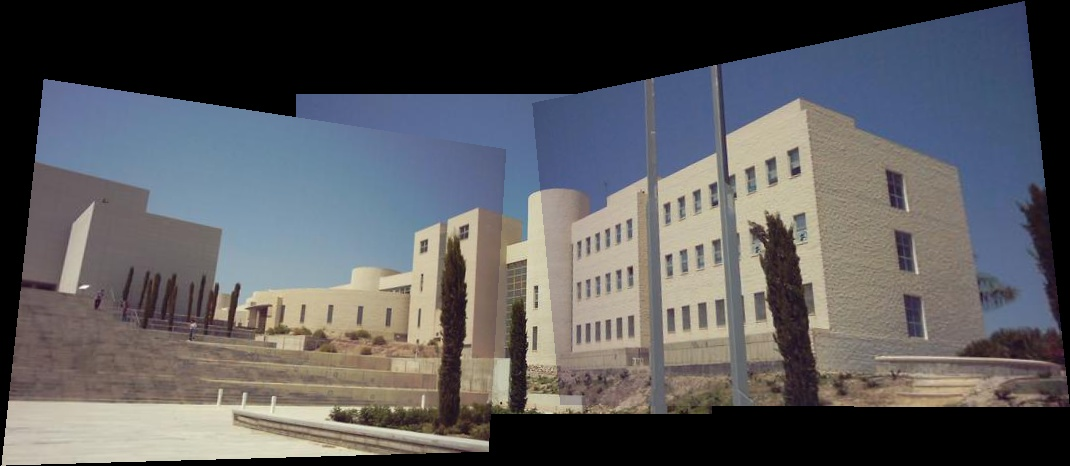
#> input picture practica/opcionales/panorama_manual.jpg, 1070 x 466 px; its folder holds 3 pictures in this run
$ python opc6_mosaico.py --dir .
#> lines starting #> are read from the running program, lines starting #| are printed output that depends on the picture
#!/usr/bin/env python

# Opcional 6: Mosaico Automático con Homografías
# Crea automáticamente un panorama a partir de imágenes en una carpeta.
# No se asume ningún orden. Compara el resultado con cv.Stitcher.

import cv2 as cv
import numpy as np
import os
import argparse
from itertools import combinations

def encontrar_correspondencias(img1_gray, img2_gray, min_matches=10):
    """
    Encuentra correspondencias entre dos imágenes usando SIFT + Ratio Test.
    Devuelve (kp1, kp2, good_matches) o None si no hay suficientes.
    """
    sift = cv.SIFT_create(nfeatures=2000)
    kp1, des1 = sift.detectAndCompute(img1_gray, None)
    kp2, des2 = sift.detectAndCompute(img2_gray, None)

    if des1 is None or des2 is None or len(des1) < 2 or len(des2) < 2:
        return None

    bf = cv.BFMatcher()
    matches = bf.knnMatch(des1, des2, k=2)

    # Ratio test de Lowe
    good = [m for m, n in matches if m.distance < 0.75 * n.distance]

    if len(good) < min_matches:
        return None

    return kp1, kp2, good


def calcular_homografia(kp1, kp2, matches):
    """
    Calcula la homografía entre dos conjuntos de puntos usando RANSAC.
    """
    src_pts = np.float32([kp1[m.queryIdx].pt for m in matches]).reshape(-1, 1, 2)
    dst_pts = np.float32([kp2[m.trainIdx].pt for m in matches]).reshape(-1, 1, 2)
    H, mask = cv.findHomography(src_pts, dst_pts, cv.RANSAC, 5.0)
    return H, mask


def crear_mosaico_manual(imagenes):
    """
    Crea un mosaico proyectando todas las imágenes al espacio de la imagen central.
    Construye un grafo de solapamientos y une las imágenes usando sus homografías.
    """
    n = len(imagenes)
    if n == 0:
        return None

    # Convertir a gris para las correspondencias
    grises = [cv.cvtColor(img, cv.COLOR_BGR2GRAY) for img in imagenes]

    # Construir grafo de homografías entre pares de imágenes que solapan
    # Clave: (i, j) -> H que lleva de img_i a img_j
    grafo_H = {}
    print("Buscando correspondencias entre pares de imágenes...")
    for i, j in combinations(range(n), 2):
        res = encontrar_correspondencias(grises[i], grises[j])
        if res is not None:
            kp1, kp2, good = res
            H, mask = calcular_homografia(kp1, kp2, good)
            if H is not None:
                grafo_H[(i, j)] = H
                grafo_H[(j, i)] = np.linalg.inv(H)
                print(f"  Solapamiento encontrado: img{i} <-> img{j} ({len(good)} matches)")

    if not grafo_H:
        print("No se encontraron solapamientos entre ningún par de imágenes.")
        return None

    # Usar la imagen central como referencia (índice n//2)
    ref = n // 2

    # BFS para calcular la homografía acumulada de cada imagen a la referencia
    H_global = {ref: np.eye(3)}
    visitados = {ref}
    cola = [ref]
    while cola:
        actual = cola.pop(0)
        for (i, j), H in grafo_H.items():
            if i == actual and j not in visitados:
                H_global[j] = H_global[actual] @ H
                visitados.add(j)
                cola.append(j)

    if len(H_global) < n:
        print(f"Advertencia: Solo se pudieron conectar {len(H_global)}/{n} imágenes.")

    # Estimar dimensiones del mosaico proyectando esquinas de cada imagen
    h_ref, w_ref = imagenes[ref].shape[:2]
    all_corners = []
    for idx, H in H_global.items():
        h, w = imagenes[idx].shape[:2]
        corners = np.float32([[0, 0], [w, 0], [w, h], [0, h]]).reshape(-1, 1, 2)
        corners_warp = cv.perspectiveTransform(corners, np.linalg.inv(H))
        all_corners.append(corners_warp.reshape(-1, 2))

    all_corners = np.vstack(all_corners)
    x_min, y_min = np.floor(all_corners.min(axis=0)).astype(int)
    x_max, y_max = np.ceil(all_corners.max(axis=0)).astype(int)

    # Offset para que todo quede en coordenadas positivas
    offset = np.array([[1, 0, -x_min],
                       [0, 1, -y_min],
                       [0, 0, 1]], dtype=np.float64)

    mosaic_w = x_max - x_min
    mosaic_h = y_max - y_min

    # Limitar el tamaño para no matar la memoria RAM
    scale = min(1.0, 4000 / max(mosaic_w, mosaic_h))
    mosaic_w = int(mosaic_w * scale)
    mosaic_h = int(mosaic_h * scale)

    mosaico = np.zeros((mosaic_h, mosaic_w, 3), dtype=np.uint8)

    # Proyectar cada imagen al mosaico (la de referencia al final para que quede nítida)
    orden = sorted(H_global.keys(), key=lambda x: x != ref)
    for idx in orden:
        H_final = offset @ np.linalg.inv(H_global[idx])
        # Escalar si hicimos resize
        if scale < 1.0:
            S = np.diag([scale, scale, 1.0])
            H_final = S @ H_final
        cv.warpPerspective(imagenes[idx], H_final, (mosaic_w, mosaic_h),
                           dst=mosaico, borderMode=cv.BORDER_TRANSPARENT)

    return mosaico


def main():
    parser = argparse.ArgumentParser(description="Mosaico automático con homografías")
    parser.add_argument('--dir', type=str, required=True, help="Directorio con las imágenes")
    parser.add_argument('--out', type=str, default="mosaico_resultado.jpg", help="Nombre del archivo de salida")
    args = parser.parse_args()

    # Cargar imágenes
    extensions = ('.jpg', '.jpeg', '.png', '.bmp', '.tiff')
    archivos = sorted([f for f in os.listdir(args.dir) if f.lower().endswith(extensions)])

    if len(archivos) < 2:
        print("Se necesitan al menos 2 imágenes en el directorio.")
        return

    print(f"Cargando {len(archivos)} imágenes de '{args.dir}'...")
    imagenes = []
    for f in archivos:
        img = cv.imread(os.path.join(args.dir, f))
#> img is the input picture: shape (466, 1070, 3); mean B, G, R 92.7, 90.3, 90.6
        if img is not None:
            # Reducir para acelerar el proceso
            h, w = img.shape[:2]
#> h = 466; w = 1070
            if w > 1200:
                img = cv.resize(img, (1200, int(h * 1200 / w)))
            imagenes.append(img)

    print(f"Imágenes cargadas: {len(imagenes)}")
#| Imágenes cargadas: 3

    print("\n[1/2] Creando mosaico con Homografías manuales...")
    mosaico_manual = crear_mosaico_manual(imagenes)
#> in crear_mosaico_manual, `n = len(imagenes)`: n = 3
#> in crear_mosaico_manual, `grises = [cv.cvtColor(img, cv.COLOR_BGR2GRAY) for img in imagenes]`: grises = 3 items
#> the loop in crear_mosaico_manual, `for i, j in combinations(range(n), 2):` made 3 passes
#> (matches in encontrar_correspondencias, mask) on pass 3: (886 matches, [0, 0, 0, 1, 0, 1, 1, 0, 0, 1])
#> matches in encontrar_correspondencias on passes 1 to 2: 1680 matches, 1680 matches
#|   Solapamiento encontrado: img0 <-> img1 (529 matches)
#|   Solapamiento encontrado: img0 <-> img2 (24 matches)
#|   Solapamiento encontrado: img1 <-> img2 (10 matches)
#> after the loop in crear_mosaico_manual, `for i, j in combinations(range(n), 2):`: grafo_H = 6 items
#> in crear_mosaico_manual, `ref = n // 2`: ref = 1
#> in crear_mosaico_manual, `H_global = {ref: np.eye(3)}`: H_global = {1: [[1, 0, 0], [0, 1, 0], [0, 0, 1]]}
#> in crear_mosaico_manual, `visitados = {ref}`: visitados = 1 item
#> in crear_mosaico_manual, `cola = [ref]`: cola = [1]
#> the loop in crear_mosaico_manual, `while cola:` made 3 passes
#> actual on passes 1 to 3: 1, 0, 2
#> after the loop in crear_mosaico_manual, `while cola:`: H_global = {1: [[1, 0, 0], [0, 1, 0], [0, 0, 1]], 0: [[1.18, -0.124, 66.8], [0.0974, 1.03, 65.44], [0.000232, -0.00022, 1]], 2: [[0.114, -0.986, 190.9], [0.0258, -0.0843, 14.45], [0.000696, -0.00526, 1]]}; cola = []; visitados = 3 items
#> the loop in crear_mosaico_manual, `for idx, H in H_global.items():` made 3 passes
#> (idx, H, h, w, corners_warp) on pass 1: (1, [[1, 0, 0], [0, 1, 0], [0, 0, 1]], 348, 632, [[0, 0], [632, 0], [632, 348], [0, 348]])
#> (idx, h, w, corners) on pass 2: (0, 466, 1070, [[0, 0], [1070, 0], [1070, 466], [0, 466]])
#> after the loop in crear_mosaico_manual, `for idx, H in H_global.items():`: all_corners = [[[0, 0], [632, 0], [632, 348], [0, 348]], [[-62.73, -57.37], [1100.3, -166.9], [1036.7, 362.8], [-19.5, 353]], [[116, 207], [84.46, 197.3], [182.4, 213.9], [260.5, 223.7]]]
#> in crear_mosaico_manual, `all_corners = np.vstack(all_corners)`: all_corners = [[0, 0], [632, 0], [632, 348], [0, 348], [-62.73, -57.37], [1100.3, -166.9], [1036.7, 362.8], [-19.5, 353], [116, 207], [84.46, 197.3], [182.4, 213.9], [260.5, 223.7]]
#> in crear_mosaico_manual, `x_min, y_min = np.floor(all_corners.min(axis=0)).astype(int)`: x_min = -63; y_min = -167
#> in crear_mosaico_manual, `x_max, y_max = np.ceil(all_corners.max(axis=0)).astype(int)`: x_max = 1101; y_max = 363
#> in crear_mosaico_manual, `offset = np.array([[1, 0, -x_min], [0, 1, -y_min], [0, 0, 1]], dtype=n..`: offset = [[1, 0, 63], [0, 1, 167], [0, 0, 1]]
#> in crear_mosaico_manual, `mosaic_w = x_max - x_min`: mosaic_w = 1164
#> in crear_mosaico_manual, `mosaic_h = y_max - y_min`: mosaic_h = 530
#> in crear_mosaico_manual, `scale = min(1.0, 4000 / max(mosaic_w, mosaic_h))`: scale = 1
#> in crear_mosaico_manual, `orden = sorted(H_global.keys(), key=lambda x: x != ref)`: orden = [1, 0, 2]
#> the loop in crear_mosaico_manual, `for idx in orden:` made 3 passes
#> H_final on pass 1: [[1, 0, 63], [0, 1, 167], [0, 0, 1]]
#> after the loop in crear_mosaico_manual, `for idx in orden:`:
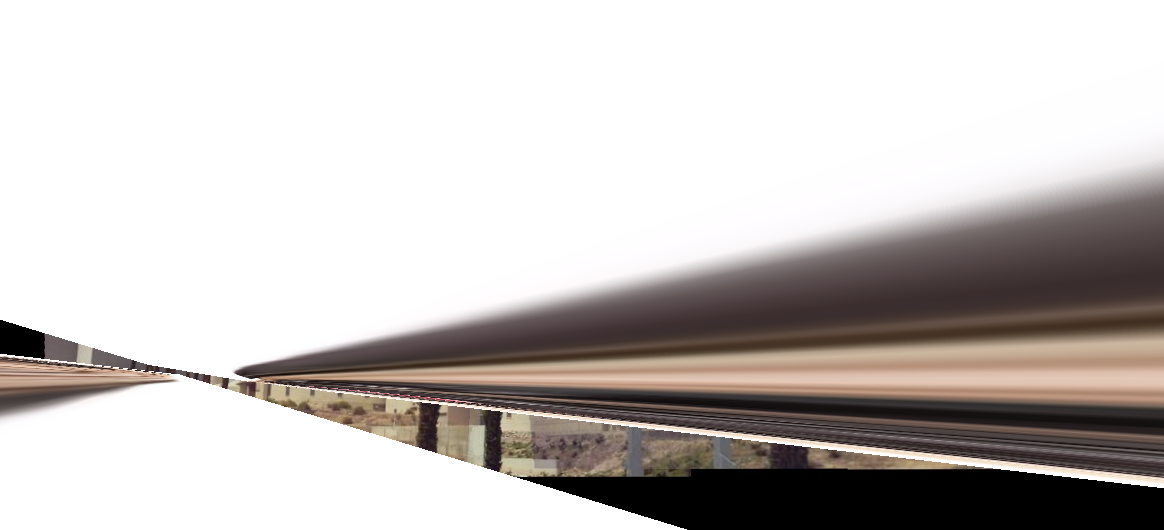
#> mosaico: shape (530, 1164, 3); mean of channels 0, 1, 2 191.7, 194, 199; drawn as B, G, R

    if mosaico_manual is not None:
        out_manual = args.out.replace('.', '_manual.')
        cv.imwrite(out_manual, mosaico_manual)
        print(f"Mosaico manual guardado en: {out_manual}")
        cv.imshow("Mosaico Manual (Homografias)", mosaico_manual)
    else:
        print("No se pudo crear el mosaico manual.")

    print("\n[2/2] Creando mosaico con cv.Stitcher (método nativo)...")
    stitcher = cv.Stitcher.create(cv.Stitcher_PANORAMA)
    status, mosaico_cv = stitcher.stitch(imagenes)
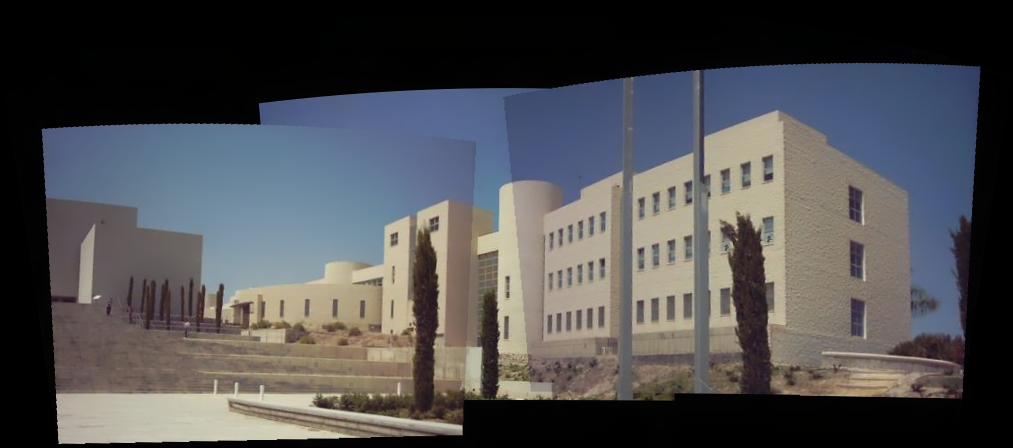
#> mosaico_cv: shape (448, 1013, 3); mean of channels 0, 1, 2 80.3, 78.3, 78.4; drawn as B, G, R
#> status = 0

    if status == cv.Stitcher_OK:
        out_cv = args.out.replace('.', '_opencv.')
        cv.imwrite(out_cv, mosaico_cv)
        print(f"Mosaico OpenCV guardado en: {out_cv}")
        cv.imshow("Mosaico OpenCV (Stitcher)", mosaico_cv)
    else:
        print(f"cv.Stitcher falló con código: {status}")

    print("\nPulsa cualquier tecla para salir...")
    cv.waitKey(0)
    cv.destroyAllWindows()


if __name__ == "__main__":
    main()
